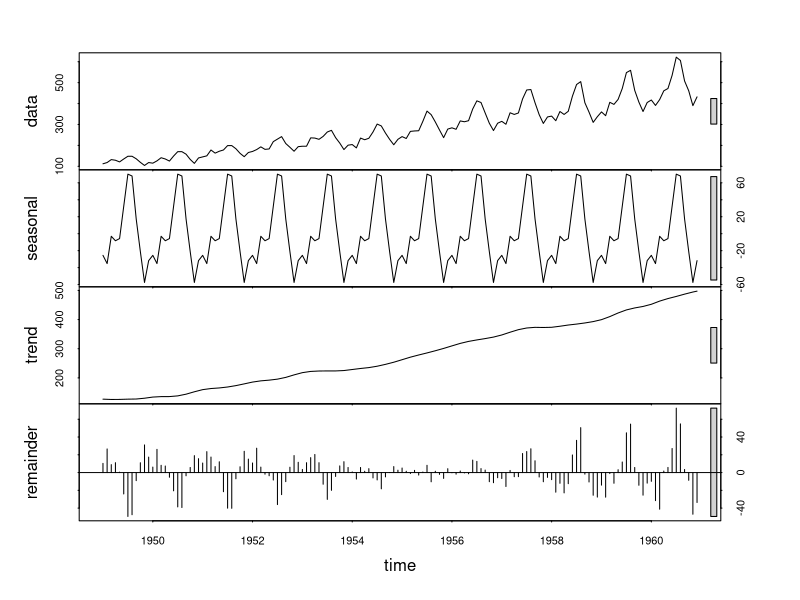
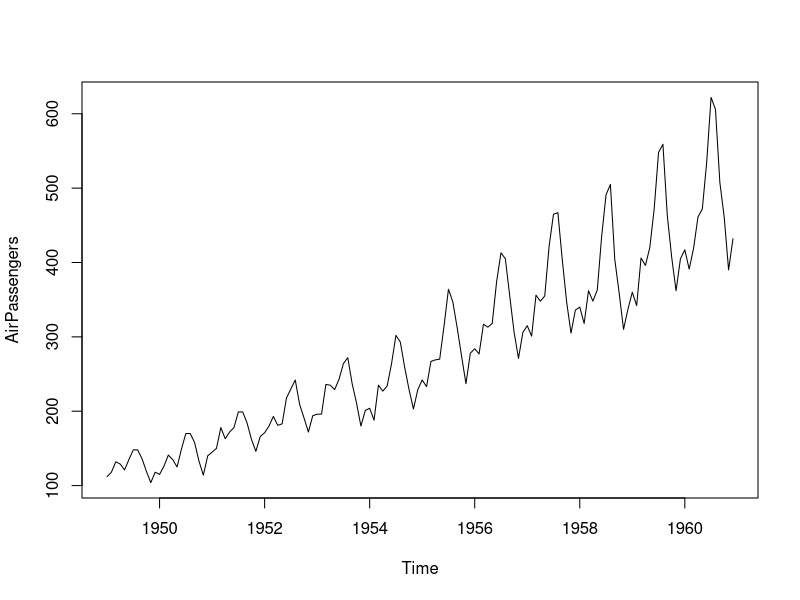
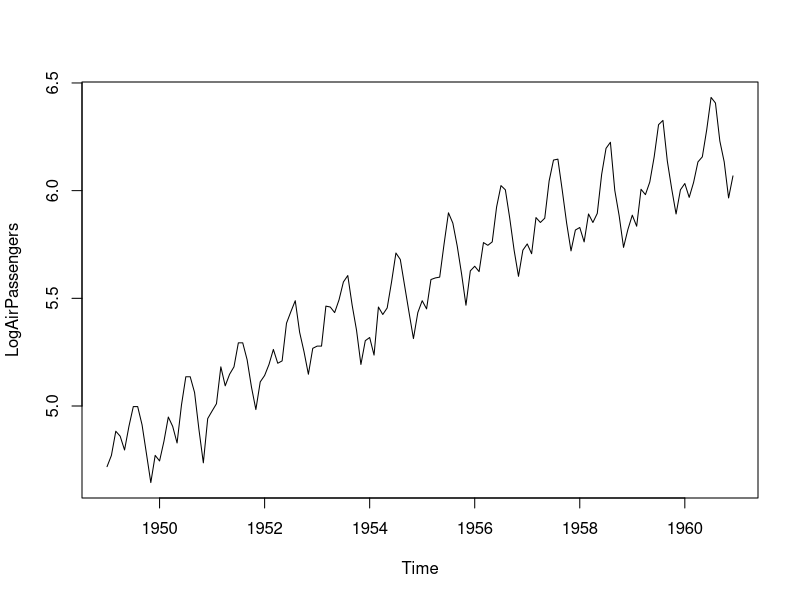
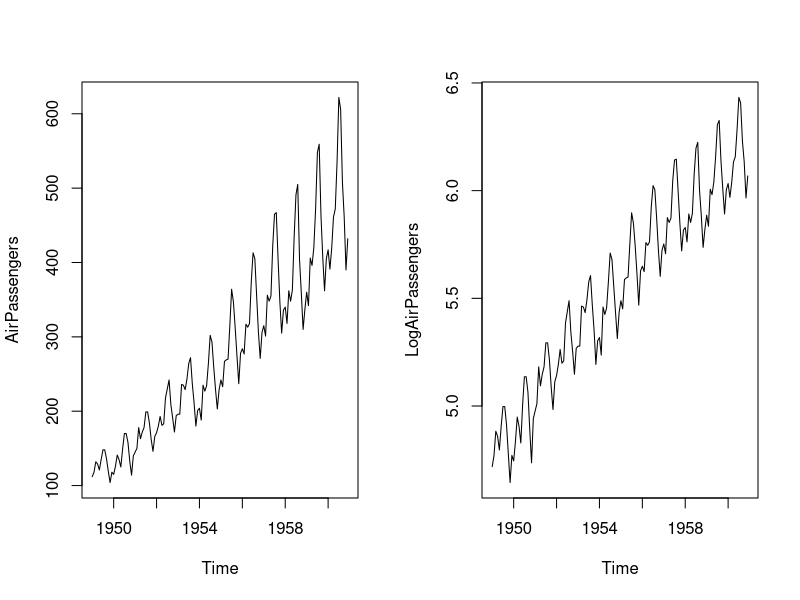
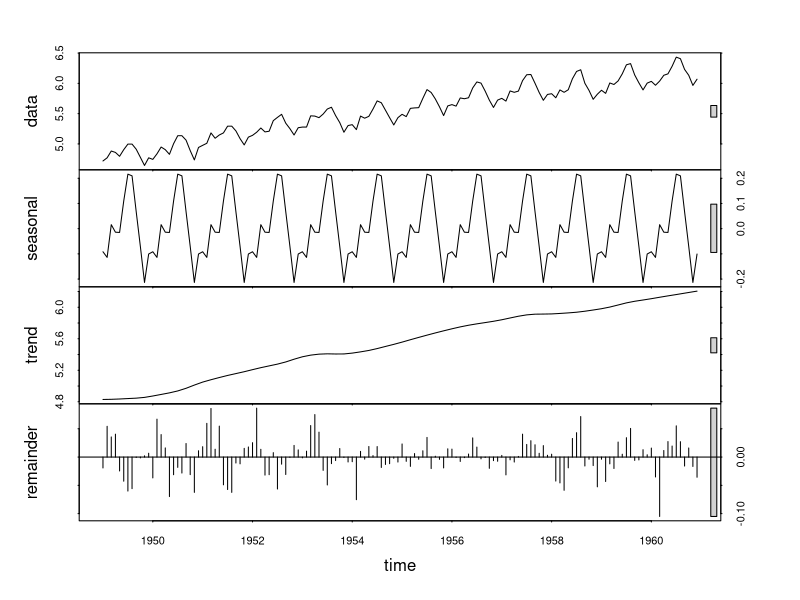
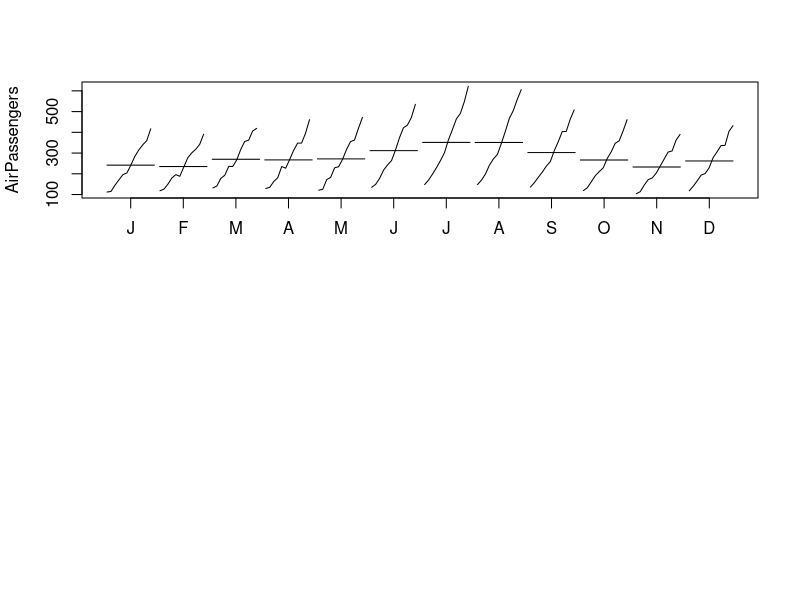

Source code (R) for these figures, in order: (Note: this script raises an error after producing the figures.)
# Time Series Case Study
#https://rpubs.com/emb90/137525
# Data Set - AirPassengers
options(digits=2)
# TS data components : Level + Irregular + Seasonal
#stl(x, s.window, t.window = ) # command to do decomp
stl(AirPassengers, s.window = 'periodic') #Seasonal values are periodic and not varying according to the year, stl gives he value of season value, trend and irregular components
stl1=stl(AirPassengers, s.window = 'periodic') 
plot(stl1)
head(AirPassengers)
#no cyclic here - only seasonal, trend, irregual
#s.window - specifies seasonal effects to be identical across years
#can handle on additive models

#Additive Model Y = Trend + Seasonal + Irregular
#sales increase by 300 qty in month of Nov
#Multiplicative Model Y = Trend * Seasonal * Irregular
#sales increase by 10% in month of Nov


#dataset
AirPassengers
class(AirPassengers)

# Plot
plot(AirPassengers)
#variability increases with level. at low values of passengers variations are less, at later years seasonal variations seem to be more -> Multiplicative model suggested

#stabilise the plot
LogAirPassengers = log(AirPassengers)  # make it additive
# YA = T + S + I  : 
#YM= T * S * I  : take log of this
# log(YM) = log(T) + log(S) +log(I)
plot(LogAirPassengers)  #stabilises variation due to multiplication
#looks like additive
(m1 = matrix(1:2, nrow=1, byrow = F))
layout(m1)
plot(AirPassengers); plot(LogAirPassengers)

#STL
fit = stl(LogAirPassengers, s.window = 'periodic' )
plot(fit)
fit$time.series  #decompose the data into S, T, R/I 
#this was after taking log : so take antilog
#toprow = actual data with all series
head(exp(fit$time.series),n=20)
# df= exp(fit$time.series)
# names(df) = c('S','T','I')
# head(AirPassengers)
# head(cbind(AirPassengers, df))

#Seasonal components constrainted to be same across years if our plot
(m2 = matrix(1:2, nrow=2, byrow = T))
layout(m2)
monthplot(AirPassengers) #Avg of each month
#trend increasing for each month, highest passengers in Jul
seasonplot(AirPassengers)


#Decompose
AP.decompM <- decompose(AirPassengers, type = "multiplicative")
plot(AP.decompM)


# Forecast # adjsut for multiplicative model
fit2b = ets(AirPassengers, model='MAM')
fit2b
(f2b=forecast(fit2b, 12))
head(f2b)$mean

#fit2c = hw(AirPassengers, seasonal='multiplicative')
#head(f2c)$mean



Nile
#AUTO ARIMA
library(forecast)
?forecast
#forecast::auto.arima()
fit4=auto.arima(Nile)
fit4
forecast(fit4,5)
plot(forecast(fit4,50))
